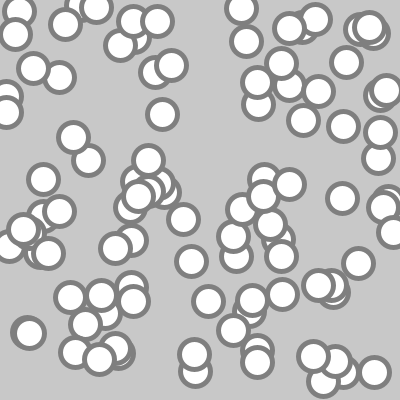
Frame 1 (no input)
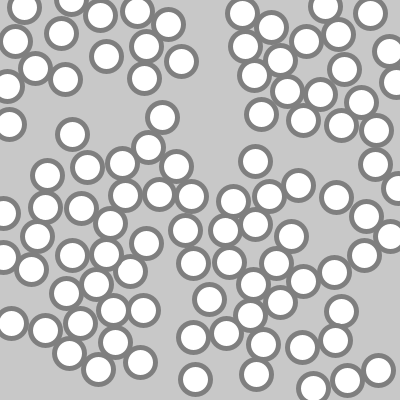
Frame 60 (the mouse pressed at the canvas centre just before this capture)
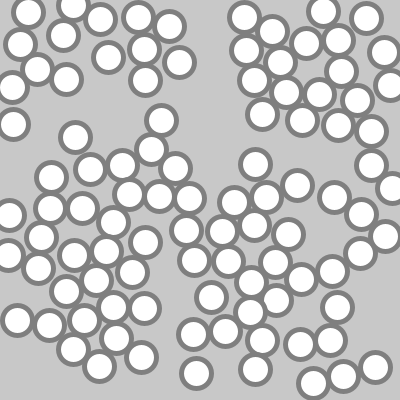
Frame 120 (the mouse held since frame 60 and released just before this capture)

The Processing sketch that drew these frames (run headless with seeded random() and noise(); from frame 60 on, the mouse is pressed at the canvas centre):

// Processing sketch: processing_159392
// ── processing_159392.pde

int   numParticles = 100;
float radius = 30.0;

class Point
{
  float _x;
  float _y;

  Point( float x, float y )
  { 
    _x = x;
    _y = y;
  }
  
  Point( Point p )
  {
    _x = p._x;
    _y = p._y;
  }
}

// distane squared function
float d2( Point a, Point b )
{
  return ( a._x - b._x ) * ( a._x - b._x ) + ( a._y - b._y ) * ( a._y - b._y );
}

class Particle
{
  Point _s;
  Point _v;
  float _diameter;
  Particle( float x, float y, float d )
  {
    _s = new Point( x, y );
    _v  = new Point( 0.0, 0.0 );
  }
  void Draw( )
  {
    ellipse( _s._x, _s._y, radius, radius );
  }
}

Particle particles[] = null;

Point normalise( Point p )
{
  Point p2 = new Point( p );
  float len = sqrt( d2( p, new Point( 0.0, 0.0 ) ) );
  p2._x /= len;
  p2._y /= len;
  return p2;
}

void calcVelocities()
{
  for( int i = 0; i < numParticles; i++ )
  {
    Point f = new Point( 0.0, 0.0 );
    
    for ( int j = 0; j < numParticles; j++ )
    {
      if ( i == j )
        continue;
      float len2       = d2( particles[ i ]._s, particles[ j ]._s );
      Point direction = new Point( particles[ i ]._s._x - particles[ j ]._s._x,
                                   particles[ i ]._s._y - particles[ j ]._s._y );
      direction = normalise( direction );
      if ( len2 > radius * radius  )
      {
        f._x -= direction._x * 1000.0/len2;
        f._y -= direction._y * 1000.0/len2;
      }
      else
      {
        f._x += direction._x * 75.0;
        f._y += direction._y * 75.0;
      }
      
    }
    particles[ i ]._v._x += f._x * 0.01;
    particles[ i ]._v._y += f._y * 0.01;
    
    particles[ i ]._v._x *= 0.75;
    particles[ i ]._v._y *= 0.75;
    
  }  
}

void calcPositions()
{
  for ( int i = 0; i < numParticles; i++ )
  {
    particles[ i ]._s._x += particles[ i ]._v._x;
    particles[ i ]._s._y += particles[ i ]._v._y;
  }
}

void drawParticles()
{
  for( int i = 0; i < numParticles; i++ )
  {
    particles[ i ].Draw();
  }
}

void setup()
{
  strokeWeight( 5 );
  stroke(127);
  size( 400, 400 );
  particles = new Particle[ numParticles ];
  for( int i = 0; i < numParticles; i++ )
  {
    particles[ i ] = new Particle( random( width ), random( height ), 10.0 );
  }
}

void draw()
{
  background( 200 );
  for ( int i = 0; i < 1; i++ )
  {
    calcVelocities();
    calcPositions();
  }
  drawParticles();
}

void keyPressed()
{
  setup();
}
